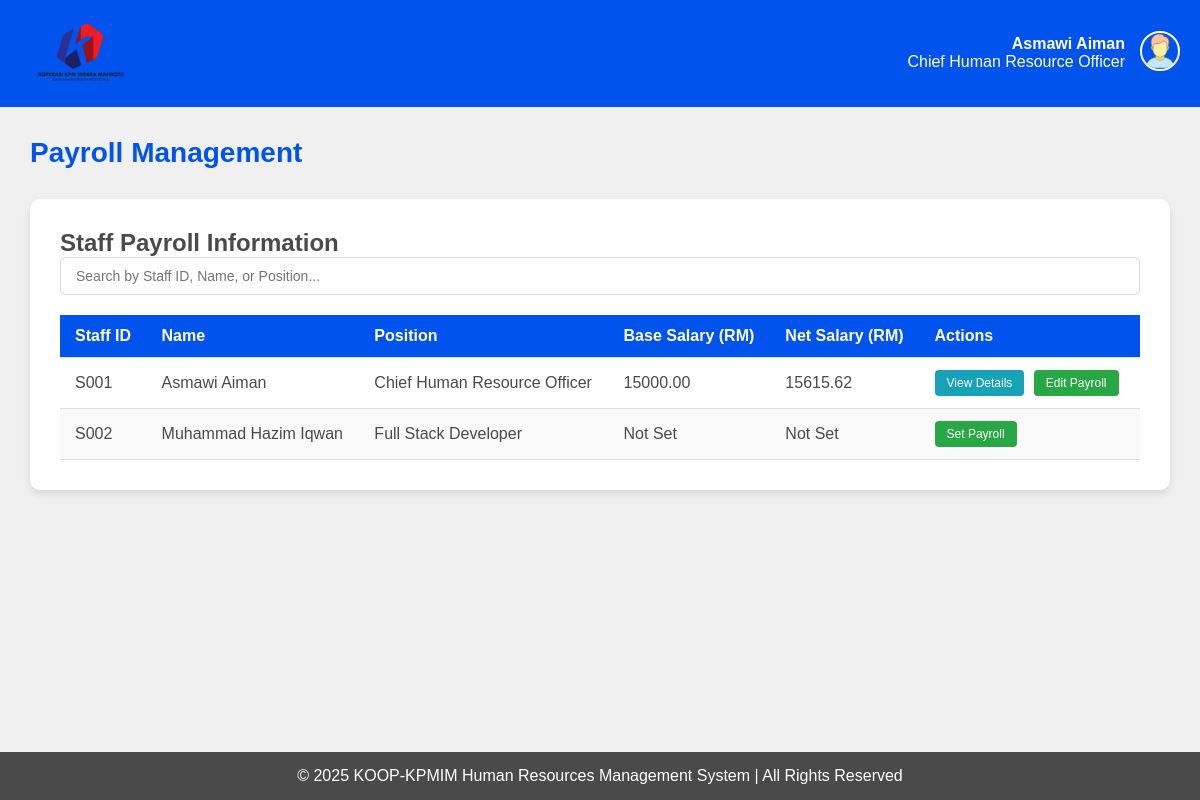
Page /hr/payroll/ (signed in) on the earlier database version.
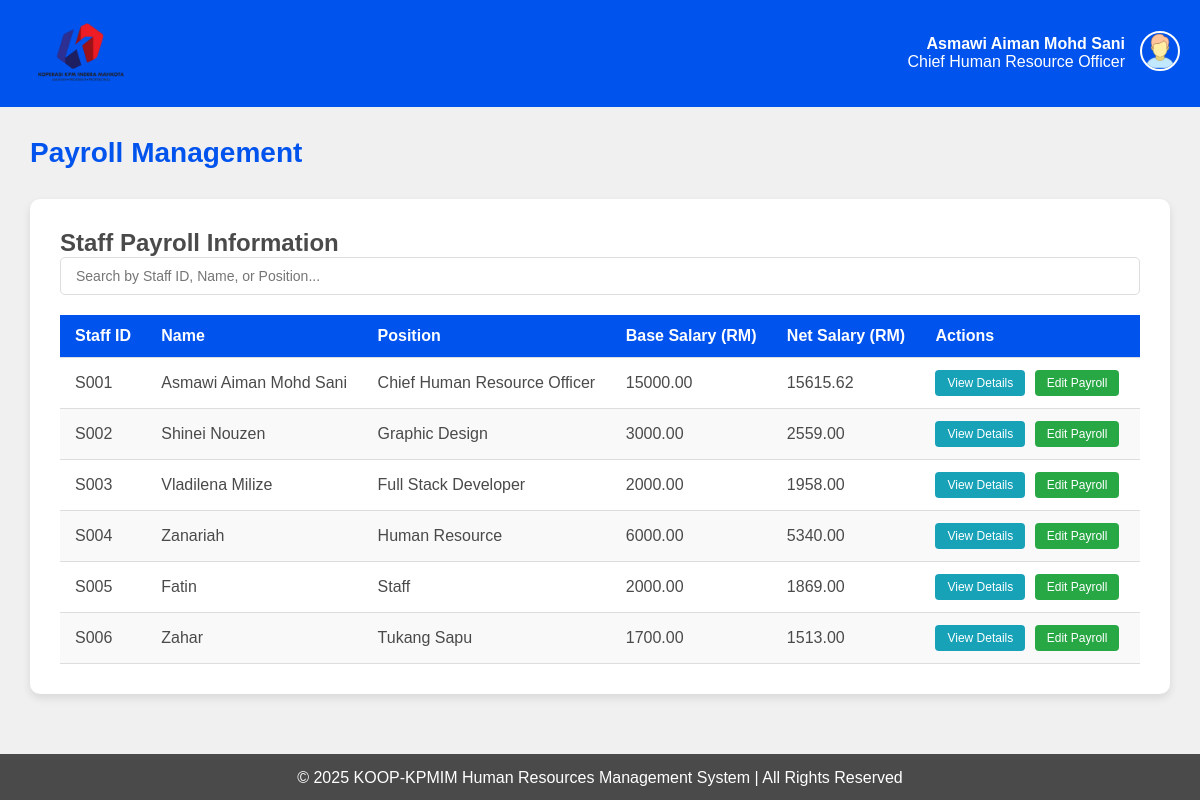
Same page on the later database version.
### HRMS/models.py (models this page shows, shortened)
class HR(models.Model):
    id = models.TextField(primary_key=True)
    password = models.TextField(default='')
    staffid = models.ForeignKey(STAFF, on_delete=models.CASCADE, default='')

class STAFF(models.Model):
    id = models.TextField(primary_key=True, max_length=12)
    name = models.TextField(default='')
    position = models.TextField(default='')
    phone = models.TextField(default='')
    email = models.EmailField(default='')
    password = models.TextField(default='')
    STATUS = [
        ('',''),
        ('Married','married'),
        ('Single','single'),
    ]
    status = models.TextField(choices=STATUS, default='')
    GENDER = [
        ('',''),
        ('Male', 'male'),
        ('Female', 'female'),
    ]
    gender = models.TextField(choices=GENDER, default='')
    date_of_birth = models.DateField()
    bank_number = models.TextField(default='')
    emergency_contact = models.TextField(default='')

class PAYROLL(models.Model):
    id = models.AutoField(primary_key=True)
    base = models.DecimalField(max_digits=10, decimal_places=2, default=0.00)
    bonus = models.DecimalField(max_digits=10, decimal_places=2, default=0.00)
    allowance = models.DecimalField(max_digits=10, decimal_places=2, default=0.00)
    pcb = models.DecimalField(max_digits=10, decimal_places=2, default=0.00)
    epf_employer = models.DecimalField(max_digits=10, decimal_places=2, default=0.00)
    epf_employee = models.DecimalField(max_digits=10, decimal_places=2, default=0.00)
    net_salary = models.DecimalField(max_digits=10, decimal_places=2, default=0.00)
    staffid = models.ForeignKey(STAFF, on_delete=models.CASCADE)

### HRMS/views.py (the view)
# urls.py: path('hr/payroll/', views.payroll, name='payroll'),
def payroll(request):
    if not request.session.get('user_type') == 'hr':
        request.session.flush()
        messages.error(request, "You do not have permission to view this page. Please login again")
        return redirect('login')
    try:
        hr_id = request.session.get('user_id')
        hr = HR.objects.get(id=hr_id)
        staff_list = STAFF.objects.all()
        search_id = request.GET.get('search_id', '').strip()
        search_name = request.GET.get('search_name', '').strip()
        search_position = request.GET.get('search_position', '').strip()
        if search_id:
            staff_list = staff_list.filter(id__icontains=search_id)
        if search_name:
            staff_list = staff_list.filter(name__icontains=search_name)
        if search_position:
            staff_list = staff_list.filter(position__icontains=search_position)
        staff_list = staff_list.order_by('id')
        context = {
            'staff_list': staff_list,
            'hr': hr,
            'search_performed': bool(search_id or search_name or search_position),
        }
        return render(request, 'hr/payroll.html', context)
    except Exception as e:
        messages.error(request, f"An error occurred: {str(e)}")
        return redirect('hrmenu')

### HRMS/templates/hr/payroll.html (shortened to what this page needs)
{% load static %}
<!DOCTYPE html>
<html lang="en">
<head>
</head>
<body>
    <header>
        <a href="{% url 'hrmenu' %}">
            <img src="{% static 'img/logo.png' %}" alt="KOOP-KPMIM Logo" class="logo">
        </a>
        <div class="header-right">
            <div class="user-info">
                <div><strong>{{ hr.staffid.name }}</strong></div>
                <div>{{ hr.staffid.position }}</div>
            </div>
            <div class="user-dropdown">
                <img src="{% static 'img/user.png' %}" alt="User Profile" class="user-image" onclick="toggleDropdown()">
            </div>
        </div>
    </header>
    <main>
        <h1>Payroll Management</h1>
        <div class="container">
            <h2>Staff Payroll Information</h2>
            <div class="search-container">
                <input type="text" id="searchInput" class="search-input" placeholder="Search by Staff ID, Name, or Position..." onkeyup="searchTable()">
            </div>
            <table class="staff-table">
                <thead>
                    <tr>
                        <th>Staff ID</th>
                        <th>Name</th>
                        <th>Position</th>
                        <th>Base Salary (RM)</th>
                        <th>Net Salary (RM)</th>
                        <th>Actions</th>
                    </tr>
                </thead>
                <tbody>
                    {% for staff in staff_list %}
                    <tr>
                        <td>{{ staff.id }}</td>
                        <td>{{ staff.name }}</td>
                        <td>{{ staff.position }}</td>
                        <td>
                            {% if staff.payroll_set.first %}
                                {{ staff.payroll_set.first.base|floatformat:2 }}
                            {% else %}
                                Not Set
                            {% endif %}
                        </td>
                        <td>
                            {% if staff.payroll_set.first %}
                                {{ staff.payroll_set.first.net_salary|floatformat:2 }}
                            {% else %}
                                Not Set
                            {% endif %}
                        </td>
                        <td>
                            {% if staff.payroll_set.first %}
                                <a href="{% url 'view_payroll' staff.id %}" class="action-btn view-btn">View Details</a>
                                <a href="{% url 'edit_payroll' staff.id %}" class="action-btn edit-btn">Edit Payroll</a>
                            {% else %}
                                <a href="{% url 'set_payroll' staff.id %}" class="action-btn set-btn">Set Payroll</a>
                            {% endif %}
                        </td>
                    </tr>
                    {% empty %}
                    <tr>
                        <td colspan="6" style="text-align: center; padding: 20px; color: #888;">
                            No staff members found.
                        </td>
                    </tr>
                    {% endfor %}
                </tbody>
            </table>
        </div>
    </main>
    <footer>
        <p>&copy; 2025 KOOP-KPMIM Human Resources Management System | All Rights Reserved</p>
    </footer>
</body>
</html>

### HRMS/templates/hr/payroll.html (style rules this page uses)
:root { --primary-color: #F0F0F0; --secondary-color: #0053ED; --accent-color: #E90000; --text-color: #4A4A4A; }
* { margin: 0; padding: 0; box-sizing: border-box; font-family: Arial, sans-serif; }
body { background-color: var(--primary-color); color: var(--text-color); min-height: 100vh; display: flex; flex-direction: column; }
header { background-color: var(--secondary-color); color: white; padding: 20px; display: flex; justify-content: space-between; align-items: center; }
.logo { width: 120px; height: auto; }
.header-right { display: flex; align-items: center; }
.user-info { margin-right: 15px; text-align: right; }
.user-dropdown { position: relative; display: inline-block; }
.user-image { width: 40px; height: 40px; border-radius: 50%; cursor: pointer; border: 2px solid white; }
main { flex: 1; padding: 30px; max-width: 1200px; margin: 0 auto; width: 100%; }
h1 { color: var(--secondary-color); margin-bottom: 30px; font-size: 28px; }
.container { background: white; border-radius: 10px; box-shadow: 0 4px 8px rgba(0, 0, 0, 0.1); padding: 30px; margin-bottom: 30px; }
.search-container { position: relative; margin-bottom: 20px; }
.search-input { width: 100%; padding: 10px 40px 10px 15px; border: 1px solid #ddd; border-radius: 5px; font-size: 14px; }
.staff-table { width: 100%; border-collapse: collapse; margin-top: 20px; }
.staff-table th, .staff-table td { padding: 12px 15px; text-align: left; border-bottom: 1px solid #ddd; }
.staff-table th { background-color: var(--secondary-color); color: white; font-weight: bold; }
.staff-table tr:nth-child(even) { background-color: #f9f9f9; }
.action-btn { background-color: var(--secondary-color); color: white; padding: 6px 12px; border: none; border-radius: 4px; cursor: pointer; text-decoration: none; font-size: 12px; margin-right: 5px; display: inline-block; }
.edit-btn { background-color: #28a745; }
.view-btn { background-color: #17a2b8; }
footer { background-color: var(--text-color); color: white; text-align: center; padding: 15px; margin-top: auto; }

Differences in the rows shown:
changed HR "Chief Human Resource Officer": staffid.name "Asmawi Aiman" → "Asmawi Aiman Mohd Sani"
changed STAFF "Chief Human Resource Officer": name "Asmawi Aiman" → "Asmawi Aiman Mohd Sani"
changed STAFF "S002": name "Muhammad Hazim Iqwan" → "Shinei Nouzen"; position "Full Stack Developer" → "Graphic Design"; payroll_set.first.base (not shown) → "3000.00"; payroll_set.first.net_salary (not shown) → "2559.00"; text "Not Set Not Set Set Payroll" → "View Details Edit Payroll"
added STAFF: id "S003", name "Vladilena Milize", position "Full Stack Developer", payroll_set.first.base "2000.00", payroll_set.first.net_salary "1958.00", shows "View Details"
added STAFF: id "S004", name "Zanariah", position "Human Resource", payroll_set.first.base "6000.00", payroll_set.first.net_salary "5340.00", shows "View Details"
added STAFF: id "S005", name "Fatin", position "Staff", payroll_set.first.base "2000.00", payroll_set.first.net_salary "1869.00", shows "View Details"
added STAFF: id "S006", name "Zahar", position "Tukang Sapu", payroll_set.first.base "1700.00", payroll_set.first.net_salary "1513.00", shows "View Details"
